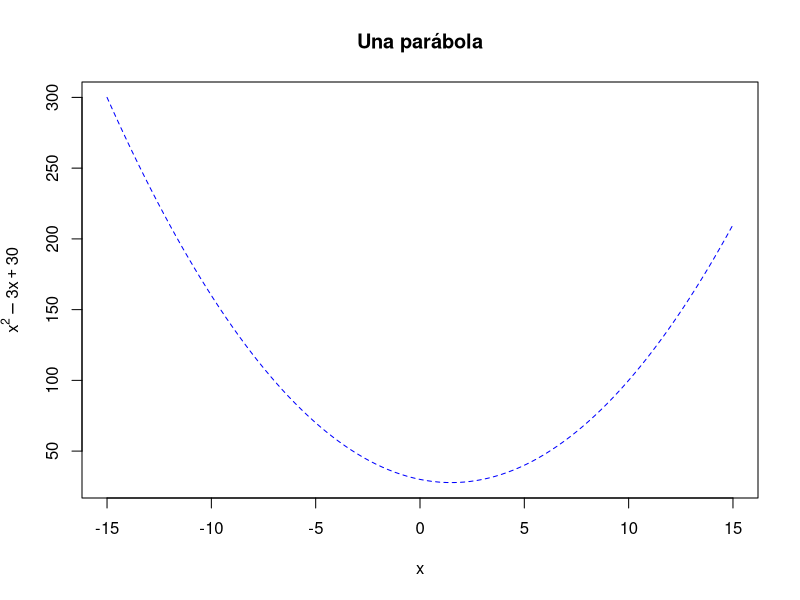
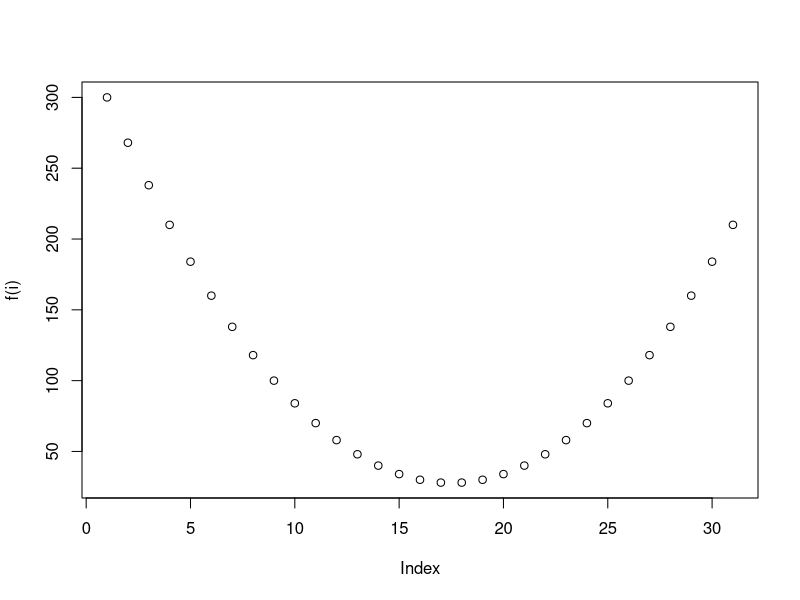
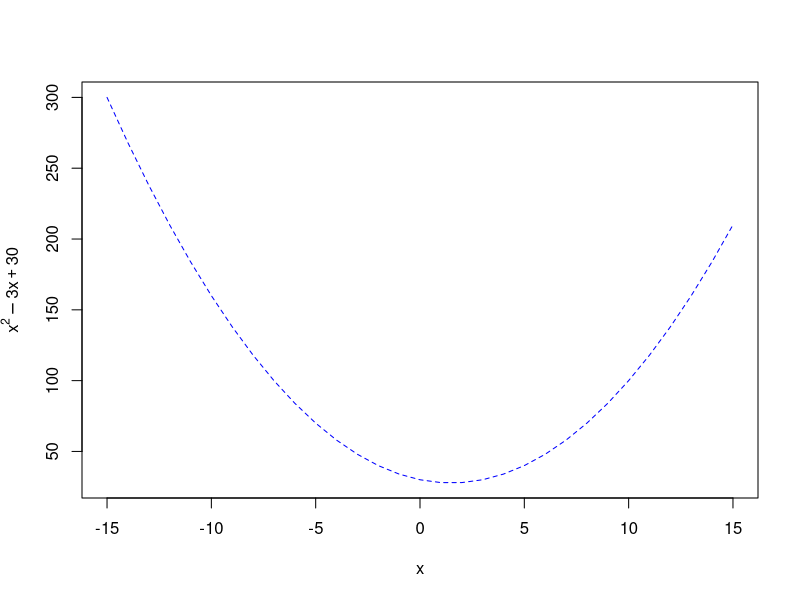
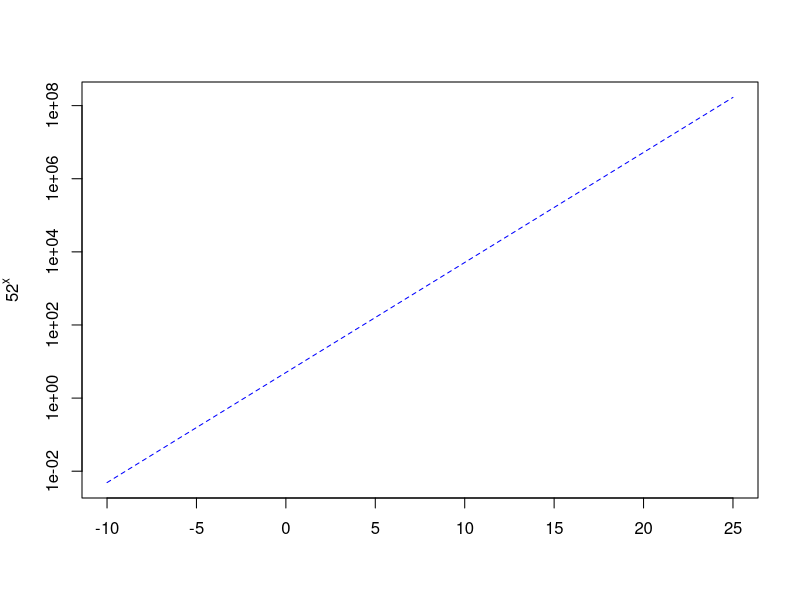
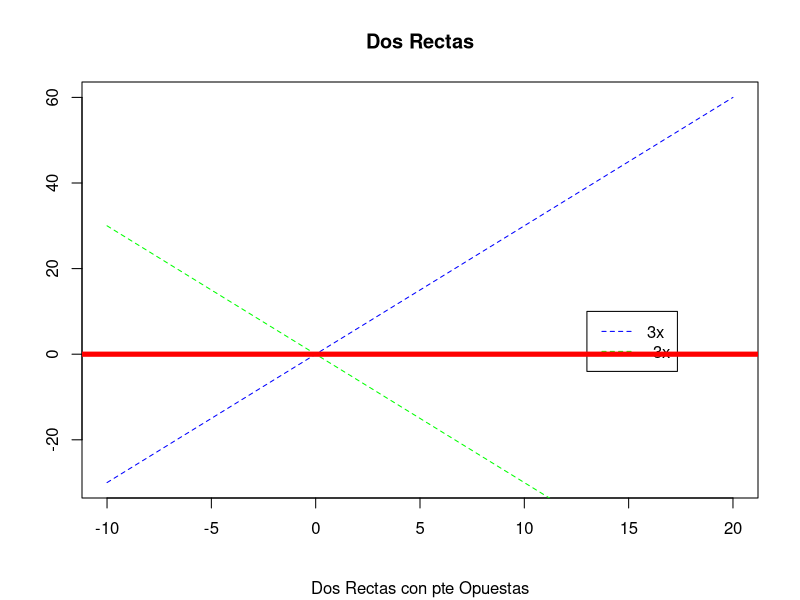
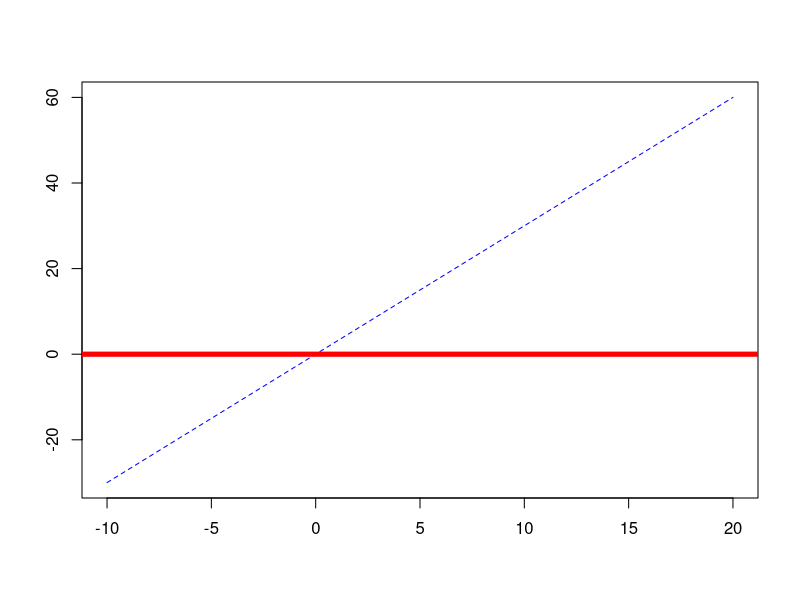
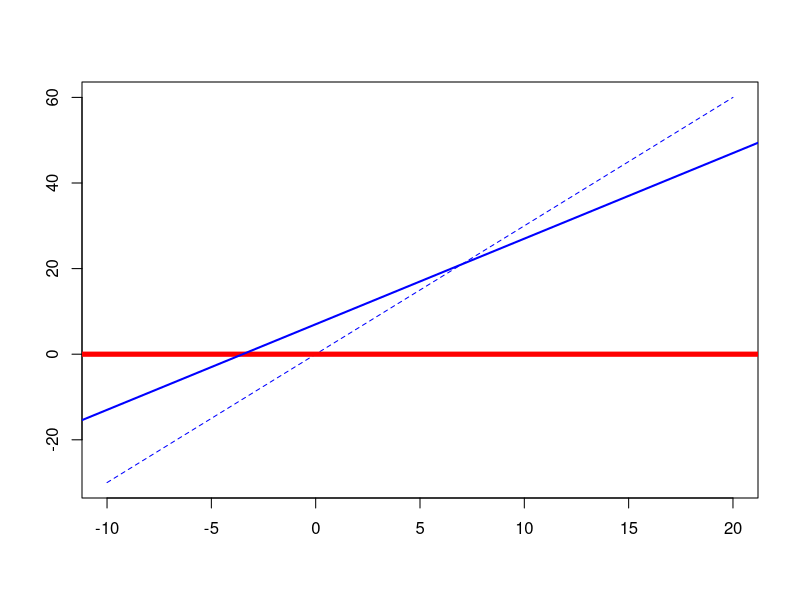

Reproduce these figures in R, in order.
## ---- chunk 1
knitr::opts_chunk$set(echo = TRUE)
## ---- chunk 2
curve(x^2-3*x+30 ,-15, 15, 
      main="Una parábola",
      xlab = expression(x),
      ylab = expression(y=x^2-3*x+30),
      lty = "dashed", 
      col = "blue", add = FALSE
      )
## ---- chunk 3
f = function(x){x^2-3*x+30 }
i = c(-15:15)
plot(f(i))

# NO DA LA MISMA GRAFICA GENERA UNA GRAFICA CON PUTOS
plot(i, f(i), 
     type = "l", 
     col="blue",
     lty = "dashed",
     xlab = expression(x),
     ylab = expression(y=x^2-3*x+30))
## ---- chunk 4
curve(5*2^x,-10,25, 
      log ="y", 
      ylab = expression(y = 5*2^x), 
      xlab = "",
      lty = "dashed",
      type = "l", 
      col="blue",
     )
## ---- chunk 5
curve(3*x,-10,20,
      xlab = "",
      ylab =" ",
      col = "blue",
      lty = "dashed",
      main = "Dos Rectas",
      sub = "Dos Rectas con pte Opuestas")
curve(-3*x, 
      col="green",
      lty = "dashed",
      add = TRUE)
legend(13,10, 
       legend = c("3x","-3x"), 
       lty = c("dashed","dashed"),
       col = c("blue","green"))
abline(h=0,
       col="red",
       lwd = 5)
## ---- chunk 6
curve(3*x,-10,20,
      xlab = "",
      ylab =" ",
      col = "blue",
      lty = "dashed")

abline(h=0,
       col="red",
       lwd = 5)
## ---- chunk 7
curve(3*x,-10,20,
      xlab = "",
      ylab =" ",
      col = "blue",
      lty = "dashed")

abline(h=0,
       col="red",
       lwd = 5)
abline(7,2,
       col="blue",
       lwd = 2)
